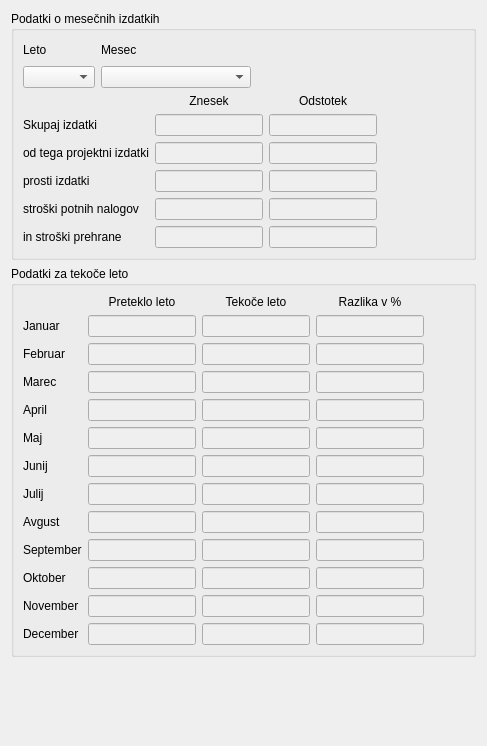
     <widget class="QWidget" name="tab_mesecni">
      <attribute name="title">
       <string>Pregled po mesecih</string>
      </attribute>
      <layout class="QVBoxLayout" name="verticalLayout_3">
       <item>
        <widget class="QGroupBox" name="groupBox">
         <property name="title">
          <string>Podatki o mesečnih izdatkih</string>
         </property>
         <layout class="QVBoxLayout" name="verticalLayout_2">
          <item>
           <layout class="QGridLayout" name="gridLayout_3">
            <item row="0" column="1">
             <widget class="QLabel" name="label_21">
              <property name="text">
               <string>Mesec</string>
              </property>
             </widget>
            </item>
            <item row="1" column="1">
             <widget class="QComboBox" name="txt_mesec">
              <property name="minimumSize">
               <size>
                <width>150</width>
                <height>0</height>
               </size>
              </property>
             </widget>
            </item>
            <item row="0" column="2">
             <spacer name="horizontalSpacer_2">
              <property name="orientation">
               <enum>Qt::Horizontal</enum>
              </property>
              <property name="sizeHint" stdset="0">
               <size>
                <width>40</width>
                <height>20</height>
               </size>
              </property>
             </spacer>
            </item>
            <item row="1" column="0">
             <widget class="QComboBox" name="txt_leto"/>
            </item>
            <item row="0" column="0">
             <widget class="QLabel" name="label_22">
              <property name="text">
               <string>Leto</string>
              </property>
             </widget>
            </item>
           </layout>
          </item>
          <item>
           <layout class="QGridLayout" name="gridLayout_2">
            <item row="4" column="2">
             <widget class="QLineEdit" name="txt_potni_nalog_odstotek">
              <property name="enabled">
               <bool>false</bool>
              </property>
              <property name="sizePolicy">
               <sizepolicy hsizetype="Fixed" vsizetype="Fixed">
                <horstretch>0</horstretch>
                <verstretch>0</verstretch>
               </sizepolicy>
              </property>
             </widget>
            </item>
            <item row="1" column="0">
             <widget class="QLabel" name="label_16">
              <property name="text">
               <string>Skupaj izdatki</string>
              </property>
             </widget>
            </item>
            <item row="3" column="1">
             <widget class="QLineEdit" name="txt_prosti_znesek">
              <property name="enabled">
               <bool>false</bool>
              </property>
              <property name="sizePolicy">
               <sizepolicy hsizetype="Fixed" vsizetype="Fixed">
                <horstretch>0</horstretch>
                <verstretch>0</verstretch>
               </sizepolicy>
              </property>
             </widget>
            </item>
            <item row="3" column="0">
             <widget class="QLabel" name="label_20">
              <property name="text">
               <string>prosti izdatki</string>
              </property>
             </widget>
            </item>
            <item row="1" column="1">
             <widget class="QLineEdit" name="txt_skupaj_znesek">
              <property name="enabled">
               <bool>false</bool>
              </property>
              <property name="sizePolicy">
               <sizepolicy hsizetype="Fixed" vsizetype="Fixed">
                <horstretch>0</horstretch>
                <verstretch>0</verstretch>
               </sizepolicy>
              </property>
             </widget>
            </item>
            <item row="0" column="2">
             <widget class="QLabel" name="label_18">
              <property name="text">
               <string>Odstotek</string>
              </property>
              <property name="alignment">
               <set>Qt::AlignCenter</set>
              </property>
             </widget>
            </item>
            <item row="3" column="2">
             <widget class="QLineEdit" name="txt_prosti_odstotek">
              <property name="enabled">
               <bool>false</bool>
              </property>
              <property name="sizePolicy">
               <sizepolicy hsizetype="Fixed" vsizetype="Fixed">
                <horstretch>0</horstretch>
                <verstretch>0</verstretch>
               </sizepolicy>
              </property>
             </widget>
            </item>
            <item row="1" column="2">
             <widget class="QLineEdit" name="txt_skupaj_odstotek">
              <property name="enabled">
               <bool>false</bool>
              </property>
              <property name="sizePolicy">
               <sizepolicy hsizetype="Fixed" vsizetype="Fixed">
                <horstretch>0</horstretch>
                <verstretch>0</verstretch>
               </sizepolicy>
              </property>
             </widget>
            </item>
            <item row="2" column="2">
             <widget class="QLineEdit" name="txt_projektni_odstotek">
              <property name="enabled">
               <bool>false</bool>
              </property>
              <property name="sizePolicy">
               <sizepolicy hsizetype="Fixed" vsizetype="Fixed">
                <horstretch>0</horstretch>
                <verstretch>0</verstretch>
               </sizepolicy>
              </property>
             </widget>
            </item>
            <item row="2" column="1">
             <widget class="QLineEdit" name="txt_projektni_znesek">
              <property name="enabled">
               <bool>false</bool>
              </property>
              <property name="sizePolicy">
               <sizepolicy hsizetype="Fixed" vsizetype="Fixed">
                <horstretch>0</horstretch>
                <verstretch>0</verstretch>
               </sizepolicy>
              </property>
             </widget>
            </item>
            <item row="0" column="1">
             <widget class="QLabel" name="label_17">
              <property name="text">
               <string>Znesek</string>
              </property>
              <property name="alignment">
               <set>Qt::AlignCenter</set>
              </property>
             </widget>
            </item>
            <item row="2" column="0">
             <widget class="QLabel" name="label_19">
              <property name="text">
               <string>od tega projektni izdatki</string>
              </property>
             </widget>
            </item>
            <item row="2" column="3">
             <spacer name="horizontalSpacer_4">
              <property name="orientation">
               <enum>Qt::Horizontal</enum>
              </property>
              <property name="sizeHint" stdset="0">
               <size>
                <width>40</width>
                <height>20</height>
               </size>
              </property>
             </spacer>
            </item>
            <item row="4" column="1">
             <widget class="QLineEdit" name="txt_potni_nalog_znesek">
              <property name="enabled">
               <bool>false</bool>
              </property>
              <property name="sizePolicy">
               <sizepolicy hsizetype="Fixed" vsizetype="Fixed">
                <horstretch>0</horstretch>
                <verstretch>0</verstretch>
               </sizepolicy>
              </property>
             </widget>
            </item>
            <item row="4" column="0">
             <widget class="QLabel" name="label_23">
              <property name="text">
               <string>stroški potnih nalogov</string>
              </property>
             </widget>
            </item>
            <item row="5" column="0">
             <widget class="QLabel" name="label_37">
              <property name="text">
               <string>in stroški prehrane</string>
              </property>
             </widget>
            </item>
            <item row="5" column="1">
             <widget class="QLineEdit" name="txt_prehrana_znesek">
              <property name="enabled">
               <bool>false</bool>
              </property>
              <property name="sizePolicy">
               <sizepolicy hsizetype="Fixed" vsizetype="Fixed">
                <horstretch>0</horstretch>
                <verstretch>0</verstretch>
               </sizepolicy>
              </property>
             </widget>
            </item>
            <item row="5" column="2">
             <widget class="QLineEdit" name="txt_prehrana_odstotek">
              <property name="enabled">
               <bool>false</bool>
              </property>
              <property name="sizePolicy">
               <sizepolicy hsizetype="Fixed" vsizetype="Fixed">
                <horstretch>0</horstretch>
                <verstretch>0</verstretch>
               </sizepolicy>
              </property>
             </widget>
            </item>
           </layout>
          </item>
         </layout>
        </widget>
       </item>
       <item>
        <widget class="QGroupBox" name="groupBox_2">
         <property name="title">
          <string>Podatki za tekoče leto</string>
         </property>
         <layout class="QHBoxLayout" name="horizontalLayout">
          <item>
           <layout class="QGridLayout" name="gridLayout">
            <item row="0" column="1">
             <widget class="QLabel" name="label">
              <property name="text">
               <string>Preteklo leto</string>
              </property>
              <property name="alignment">
               <set>Qt::AlignCenter</set>
              </property>
             </widget>
            </item>
            <item row="12" column="0">
             <widget class="QLabel" name="label_15">
              <property name="text">
               <string>December</string>
              </property>
             </widget>
            </item>
            <item row="5" column="0">
             <widget class="QLabel" name="label_8">
              <property name="text">
               <string>Maj</string>
              </property>
             </widget>
            </item>
            <item row="4" column="0">
             <widget class="QLabel" name="label_7">
              <property name="text">
               <string>April</string>
              </property>
             </widget>
            </item>
            <item row="3" column="0">
             <widget class="QLabel" name="label_6">
              <property name="text">
               <string>Marec</string>
              </property>
             </widget>
            </item>
            <item row="2" column="0">
             <widget class="QLabel" name="label_5">
              <property name="text">
               <string>Februar</string>
              </property>
             </widget>
            </item>
            <item row="8" column="2">
             <widget class="QLineEdit" name="txt_avgust_tekoce">
              <property name="enabled">
               <bool>false</bool>
              </property>
              <property name="sizePolicy">
               <sizepolicy hsizetype="Fixed" vsizetype="Fixed">
                <horstretch>0</horstretch>
                <verstretch>0</verstretch>
               </sizepolicy>
              </property>
             </widget>
            </item>
            <item row="4" column="3">
             <widget class="QLineEdit" name="txt_april_razlika">
              <property name="enabled">
               <bool>false</bool>
              </property>
              <property name="sizePolicy">
               <sizepolicy hsizetype="Fixed" vsizetype="Fixed">
                <horstretch>0</horstretch>
                <verstretch>0</verstretch>
               </sizepolicy>
              </property>
             </widget>
            </item>
            <item row="3" column="3">
             <widget class="QLineEdit" name="txt_marec_razlika">
              <property name="enabled">
               <bool>false</bool>
              </property>
              <property name="sizePolicy">
               <sizepolicy hsizetype="Fixed" vsizetype="Fixed">
                <horstretch>0</horstretch>
                <verstretch>0</verstretch>
               </sizepolicy>
              </property>
             </widget>
            </item>
            <item row="11" column="0">
             <widget class="QLabel" name="label_14">
              <property name="text">
               <string>November</string>
              </property>
             </widget>
            </item>
            <item row="1" column="0">
             <widget class="QLabel" name="label_4">
              <property name="text">
               <string>Januar</string>
              </property>
             </widget>
            </item>
            <item row="8" column="0">
             <widget class="QLabel" name="label_11">
              <property name="text">
               <string>Avgust</string>
              </property>
             </widget>
            </item>
            <item row="10" column="0">
             <widget class="QLabel" name="label_13">
              <property name="text">
               <string>Oktober</string>
              </property>
             </widget>
            </item>
            <item row="9" column="0">
             <widget class="QLabel" name="label_12">
              <property name="text">
               <string>September</string>
              </property>
             </widget>
            </item>
            <item row="8" column="3">
             <widget class="QLineEdit" name="txt_avgust_razlika">
              <property name="enabled">
               <bool>false</bool>
              </property>
              <property name="sizePolicy">
               <sizepolicy hsizetype="Fixed" vsizetype="Fixed">
                <horstretch>0</horstretch>
                <verstretch>0</verstretch>
               </sizepolicy>
              </property>
             </widget>
            </item>
            <item row="12" column="1">
             <widget class="QLineEdit" name="txt_december_preteklo">
              <property name="enabled">
               <bool>false</bool>
              </property>
              <property name="sizePolicy">
               <sizepolicy hsizetype="Fixed" vsizetype="Fixed">
                <horstretch>0</horstretch>
                <verstretch>0</verstretch>
               </sizepolicy>
              </property>
             </widget>
            </item>
            <item row="4" column="2">
             <widget class="QLineEdit" name="txt_april_tekoce">
              <property name="enabled">
               <bool>false</bool>
              </property>
              <property name="sizePolicy">
               <sizepolicy hsizetype="Fixed" vsizetype="Fixed">
                <horstretch>0</horstretch>
                <verstretch>0</verstretch>
               </sizepolicy>
              </property>
             </widget>
            </item>
            <item row="5" column="2">
             <widget class="QLineEdit" name="txt_maj_tekoce">
              <property name="enabled">
               <bool>false</bool>
              </property>
              <property name="sizePolicy">
               <sizepolicy hsizetype="Fixed" vsizetype="Fixed">
                <horstretch>0</horstretch>
                <verstretch>0</verstretch>
               </sizepolicy>
              </property>
             </widget>
            </item>
            <item row="6" column="3">
             <widget class="QLineEdit" name="txt_junij_razlika">
              <property name="enabled">
               <bool>false</bool>
              </property>
              <property name="sizePolicy">
               <sizepolicy hsizetype="Fixed" vsizetype="Fixed">
                <horstretch>0</horstretch>
                <verstretch>0</verstretch>
               </sizepolicy>
              </property>
             </widget>
            </item>
            <item row="3" column="2">
             <widget class="QLineEdit" name="txt_marec_tekoce">
              <property name="enabled">
               <bool>false</bool>
              </property>
              <property name="sizePolicy">
               <sizepolicy hsizetype="Fixed" vsizetype="Fixed">
                <horstretch>0</horstretch>
                <verstretch>0</verstretch>
               </sizepolicy>
              </property>
             </widget>
            </item>
            <item row="10" column="2">
             <widget class="QLineEdit" name="txt_oktober_tekoce">
              <property name="enabled">
               <bool>false</bool>
              </property>
              <property name="sizePolicy">
               <sizepolicy hsizetype="Fixed" vsizetype="Fixed">
                <horstretch>0</horstretch>
                <verstretch>0</verstretch>
               </sizepolicy>
              </property>
             </widget>
            </item>
            <item row="6" column="2">
             <widget class="QLineEdit" name="txt_junij_tekoce">
              <property name="enabled">
               <bool>false</bool>
              </property>
              <property name="sizePolicy">
               <sizepolicy hsizetype="Fixed" vsizetype="Fixed">
                <horstretch>0</horstretch>
                <verstretch>0</verstretch>
               </sizepolicy>
              </property>
             </widget>
            </item>
            <item row="9" column="2">
             <widget class="QLineEdit" name="txt_september_tekoce">
              <property name="enabled">
               <bool>false</bool>
              </property>
              <property name="sizePolicy">
               <sizepolicy hsizetype="Fixed" vsizetype="Fixed">
                <horstretch>0</horstretch>
                <verstretch>0</verstretch>
               </sizepolicy>
              </property>
             </widget>
            </item>
            <item row="7" column="2">
             <widget class="QLineEdit" name="txt_julij_tekoce">
              <property name="enabled">
               <bool>false</bool>
              </property>
              <property name="sizePolicy">
               <sizepolicy hsizetype="Fixed" vsizetype="Fixed">
                <horstretch>0</horstretch>
                <verstretch>0</verstretch>
               </sizepolicy>
              </property>
             </widget>
            </item>
            <item row="11" column="2">
             <widget class="QLineEdit" name="txt_november_tekoce">
              <property name="enabled">
               <bool>false</bool>
              </property>
              <property name="sizePolicy">
               <sizepolicy hsizetype="Fixed" vsizetype="Fixed">
                <horstretch>0</horstretch>
                <verstretch>0</verstretch>
               </sizepolicy>
              </property>
             </widget>
            </item>
            <item row="9" column="3">
             <widget class="QLineEdit" name="txt_september_razlika">
              <property name="enabled">
               <bool>false</bool>
              </property>
              <property name="sizePolicy">
               <sizepolicy hsizetype="Fixed" vsizetype="Fixed">
                <horstretch>0</horstretch>
                <verstretch>0</verstretch>
               </sizepolicy>
              </property>
             </widget>
            </item>
            <item row="2" column="3">
             <widget class="QLineEdit" name="txt_februar_razlika">
              <property name="enabled">
               <bool>false</bool>
              </property>
              <property name="sizePolicy">
               <sizepolicy hsizetype="Fixed" vsizetype="Fixed">
                <horstretch>0</horstretch>
                <verstretch>0</verstretch>
               </sizepolicy>
              </property>
             </widget>
            </item>
            <item row="1" column="3">
             <widget class="QLineEdit" name="txt_januar_razlika">
              <property name="enabled">
               <bool>false</bool>
              </property>
              <property name="sizePolicy">
               <sizepolicy hsizetype="Fixed" vsizetype="Fixed">
                <horstretch>0</horstretch>
                <verstretch>0</verstretch>
               </sizepolicy>
              </property>
             </widget>
            </item>
            <item row="12" column="2">
             <widget class="QLineEdit" name="txt_december_tekoce">
              <property name="enabled">
               <bool>false</bool>
              </property>
              <property name="sizePolicy">
               <sizepolicy hsizetype="Fixed" vsizetype="Fixed">
                <horstretch>0</horstretch>
                <verstretch>0</verstretch>
               </sizepolicy>
              </property>
             </widget>
            </item>
            <item row="12" column="3">
             <widget class="QLineEdit" name="txt_december_razlika">
              <property name="enabled">
               <bool>false</bool>
              </property>
              <property name="sizePolicy">
               <sizepolicy hsizetype="Fixed" vsizetype="Fixed">
                <horstretch>0</horstretch>
                <verstretch>0</verstretch>
               </sizepolicy>
              </property>
             </widget>
            </item>
            <item row="10" column="3">
             <widget class="QLineEdit" name="txt_oktober_razlika">
              <property name="enabled">
               <bool>false</bool>
              </property>
              <property name="sizePolicy">
               <sizepolicy hsizetype="Fixed" vsizetype="Fixed">
                <horstretch>0</horstretch>
                <verstretch>0</verstretch>
               </sizepolicy>
              </property>
             </widget>
            </item>
            <item row="7" column="3">
             <widget class="QLineEdit" name="txt_julij_razlika">
              <property name="enabled">
               <bool>false</bool>
              </property>
              <property name="sizePolicy">
               <sizepolicy hsizetype="Fixed" vsizetype="Fixed">
                <horstretch>0</horstretch>
                <verstretch>0</verstretch>
               </sizepolicy>
              </property>
             </widget>
            </item>
            <item row="11" column="3">
             <widget class="QLineEdit" name="txt_november_razlika">
              <property name="enabled">
               <bool>false</bool>
              </property>
              <property name="sizePolicy">
               <sizepolicy hsizetype="Fixed" vsizetype="Fixed">
                <horstretch>0</horstretch>
                <verstretch>0</verstretch>
               </sizepolicy>
              </property>
             </widget>
            </item>
            <item row="5" column="3">
             <widget class="QLineEdit" name="txt_maj_razlika">
              <property name="enabled">
               <bool>false</bool>
              </property>
              <property name="sizePolicy">
               <sizepolicy hsizetype="Fixed" vsizetype="Fixed">
                <horstretch>0</horstretch>
                <verstretch>0</verstretch>
               </sizepolicy>
              </property>
             </widget>
            </item>
            <item row="6" column="0">
             <widget class="QLabel" name="label_9">
              <property name="text">
               <string>Junij</string>
              </property>
             </widget>
            </item>
            <item row="0" column="2">
             <widget class="QLabel" name="label_2">
              <property name="text">
               <string>Tekoče leto</string>
              </property>
              <property name="alignment">
               <set>Qt::AlignCenter</set>
              </property>
             </widget>
            </item>
            <item row="0" column="3">
             <widget class="QLabel" name="label_3">
              <property name="text">
               <string>Razlika v %</string>
              </property>
              <property name="alignment">
               <set>Qt::AlignCenter</set>
              </property>
             </widget>
            </item>
            <item row="7" column="0">
             <widget class="QLabel" name="label_10">
              <property name="text">
               <string>Julij</string>
              </property>
             </widget>
            </item>
            <item row="1" column="1">
             <widget class="QLineEdit" name="txt_januar_preteklo">
              <property name="enabled">
               <bool>false</bool>
              </property>
              <property name="sizePolicy">
               <sizepolicy hsizetype="Fixed" vsizetype="Fixed">
                <horstretch>0</horstretch>
                <verstretch>0</verstretch>
               </sizepolicy>
              </property>
             </widget>
            </item>
            <item row="7" column="1">
             <widget class="QLineEdit" name="txt_julij_preteklo">
              <property name="enabled">
               <bool>false</bool>
              </property>
              <property name="sizePolicy">
               <sizepolicy hsizetype="Fixed" vsizetype="Fixed">
                <horstretch>0</horstretch>
                <verstretch>0</verstretch>
               </sizepolicy>
              </property>
             </widget>
            </item>
            <item row="2" column="1">
             <widget class="QLineEdit" name="txt_februar_preteklo">
              <property name="enabled">
               <bool>false</bool>
              </property>
              <property name="sizePolicy">
               <sizepolicy hsizetype="Fixed" vsizetype="Fixed">
                <horstretch>0</horstretch>
                <verstretch>0</verstretch>
               </sizepolicy>
              </property>
             </widget>
            </item>
            <item row="4" column="1">
             <widget class="QLineEdit" name="txt_april_preteklo">
              <property name="enabled">
               <bool>false</bool>
              </property>
              <property name="sizePolicy">
               <sizepolicy hsizetype="Fixed" vsizetype="Fixed">
                <horstretch>0</horstretch>
                <verstretch>0</verstretch>
               </sizepolicy>
              </property>
             </widget>
            </item>
            <item row="6" column="1">
             <widget class="QLineEdit" name="txt_junij_preteklo">
              <property name="enabled">
               <bool>false</bool>
              </property>
              <property name="sizePolicy">
               <sizepolicy hsizetype="Fixed" vsizetype="Fixed">
                <horstretch>0</horstretch>
                <verstretch>0</verstretch>
               </sizepolicy>
              </property>
             </widget>
            </item>
            <item row="3" column="1">
             <widget class="QLineEdit" name="txt_marec_preteklo">
              <property name="enabled">
               <bool>false</bool>
              </property>
              <property name="sizePolicy">
               <sizepolicy hsizetype="Fixed" vsizetype="Fixed">
                <horstretch>0</horstretch>
                <verstretch>0</verstretch>
               </sizepolicy>
              </property>
             </widget>
            </item>
            <item row="5" column="1">
             <widget class="QLineEdit" name="txt_maj_preteklo">
              <property name="enabled">
               <bool>false</bool>
              </property>
              <property name="sizePolicy">
               <sizepolicy hsizetype="Fixed" vsizetype="Fixed">
                <horstretch>0</horstretch>
                <verstretch>0</verstretch>
               </sizepolicy>
              </property>
             </widget>
            </item>
            <item row="8" column="1">
             <widget class="QLineEdit" name="txt_avgust_preteklo">
              <property name="enabled">
               <bool>false</bool>
              </property>
              <property name="sizePolicy">
               <sizepolicy hsizetype="Fixed" vsizetype="Fixed">
                <horstretch>0</horstretch>
                <verstretch>0</verstretch>
               </sizepolicy>
              </property>
             </widget>
            </item>
            <item row="10" column="1">
             <widget class="QLineEdit" name="txt_oktober_preteklo">
              <property name="enabled">
               <bool>false</bool>
              </property>
              <property name="sizePolicy">
               <sizepolicy hsizetype="Fixed" vsizetype="Fixed">
                <horstretch>0</horstretch>
                <verstretch>0</verstretch>
               </sizepolicy>
              </property>
             </widget>
            </item>
            <item row="11" column="1">
             <widget class="QLineEdit" name="txt_november_preteklo">
              <property name="enabled">
               <bool>false</bool>
              </property>
              <property name="sizePolicy">
               <sizepolicy hsizetype="Fixed" vsizetype="Fixed">
                <horstretch>0</horstretch>
                <verstretch>0</verstretch>
               </sizepolicy>
              </property>
             </widget>
            </item>
            <item row="9" column="1">
             <widget class="QLineEdit" name="txt_september_preteklo">
              <property name="enabled">
               <bool>false</bool>
              </property>
              <property name="sizePolicy">
               <sizepolicy hsizetype="Fixed" vsizetype="Fixed">
                <horstretch>0</horstretch>
                <verstretch>0</verstretch>
               </sizepolicy>
              </property>
             </widget>
            </item>
            <item row="1" column="2">
             <widget class="QLineEdit" name="txt_januar_tekoce">
              <property name="enabled">
               <bool>false</bool>
              </property>
              <property name="sizePolicy">
               <sizepolicy hsizetype="Fixed" vsizetype="Fixed">
                <horstretch>0</horstretch>
                <verstretch>0</verstretch>
               </sizepolicy>
              </property>
             </widget>
            </item>
            <item row="2" column="2">
             <widget class="QLineEdit" name="txt_februar_tekoce">
              <property name="enabled">
               <bool>false</bool>
              </property>
              <property name="sizePolicy">
               <sizepolicy hsizetype="Fixed" vsizetype="Fixed">
                <horstretch>0</horstretch>
                <verstretch>0</verstretch>
               </sizepolicy>
              </property>
             </widget>
            </item>
           </layout>
          </item>
          <item>
           <spacer name="horizontalSpacer">
            <property name="orientation">
             <enum>Qt::Horizontal</enum>
            </property>
            <property name="sizeHint" stdset="0">
             <size>
              <width>40</width>
              <height>20</height>
             </size>
            </property>
           </spacer>
          </item>
         </layout>
        </widget>
       </item>
       <item>
        <spacer name="verticalSpacer">
         <property name="orientation">
          <enum>Qt::Vertical</enum>
         </property>
         <property name="sizeHint" stdset="0">
          <size>
           <width>20</width>
           <height>78</height>
          </size>
         </property>
        </spacer>
       </item>
      </layout>
     </widget>
